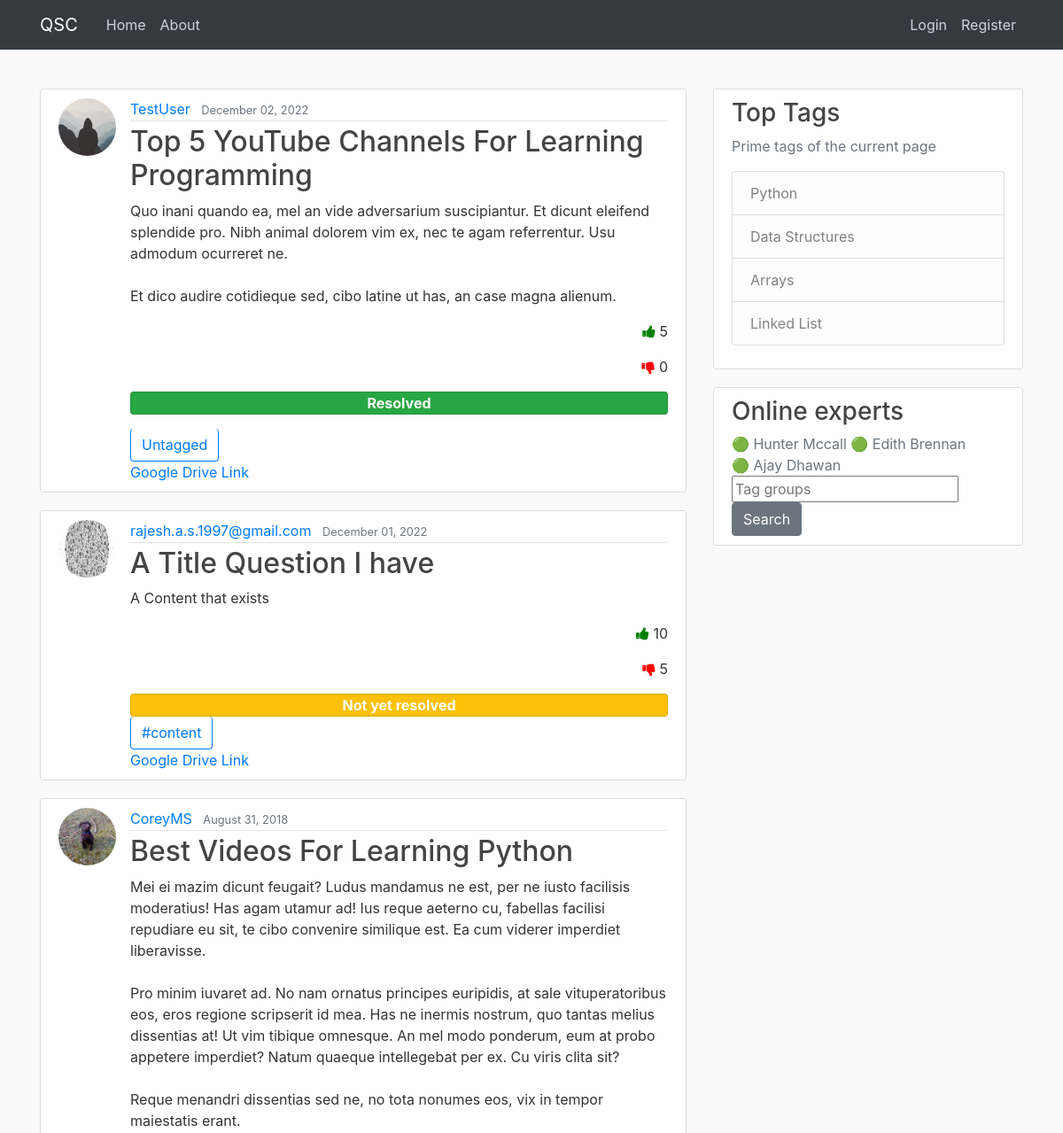
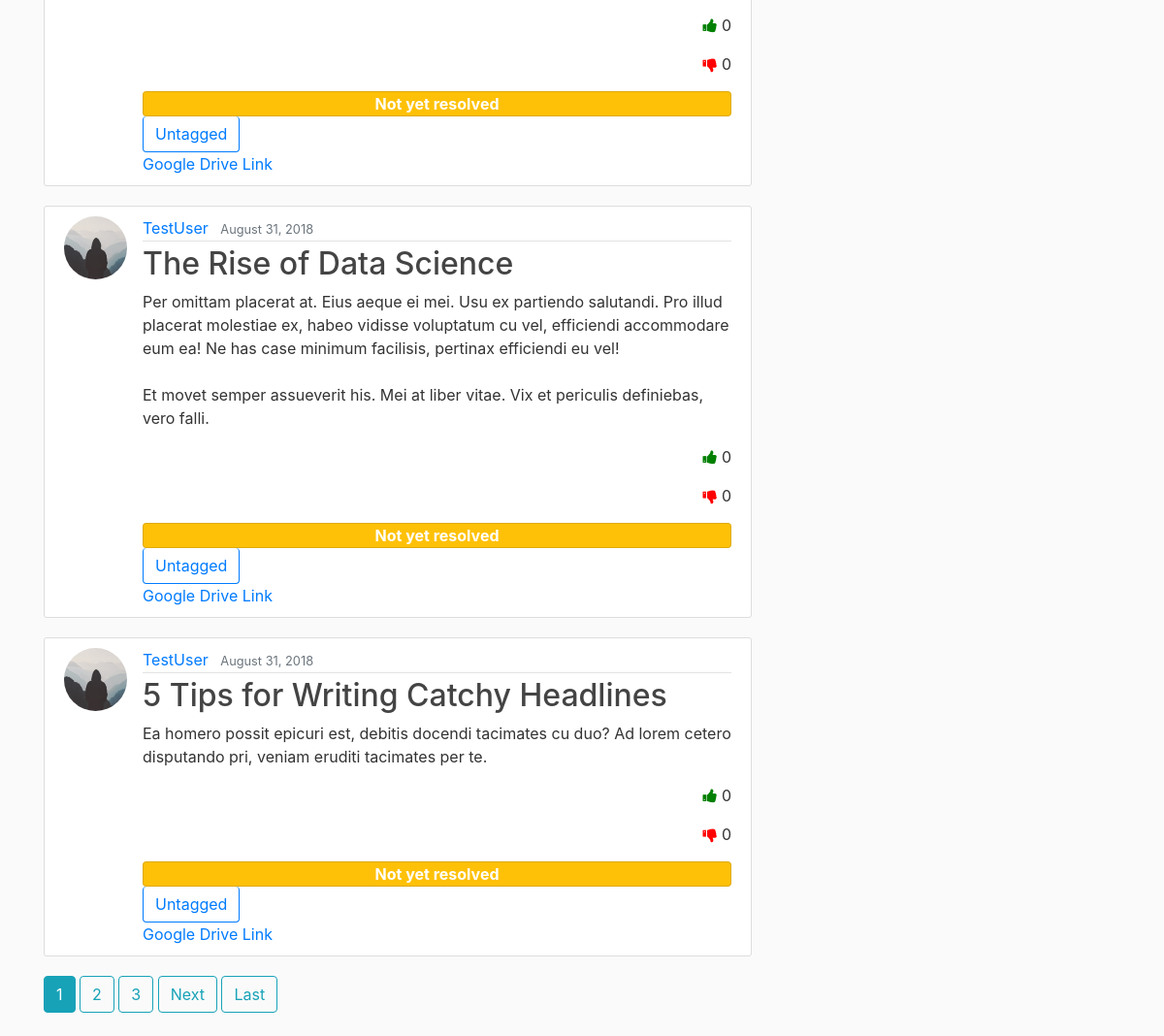
The app's page /, older data (2 pictures, top to bottom).
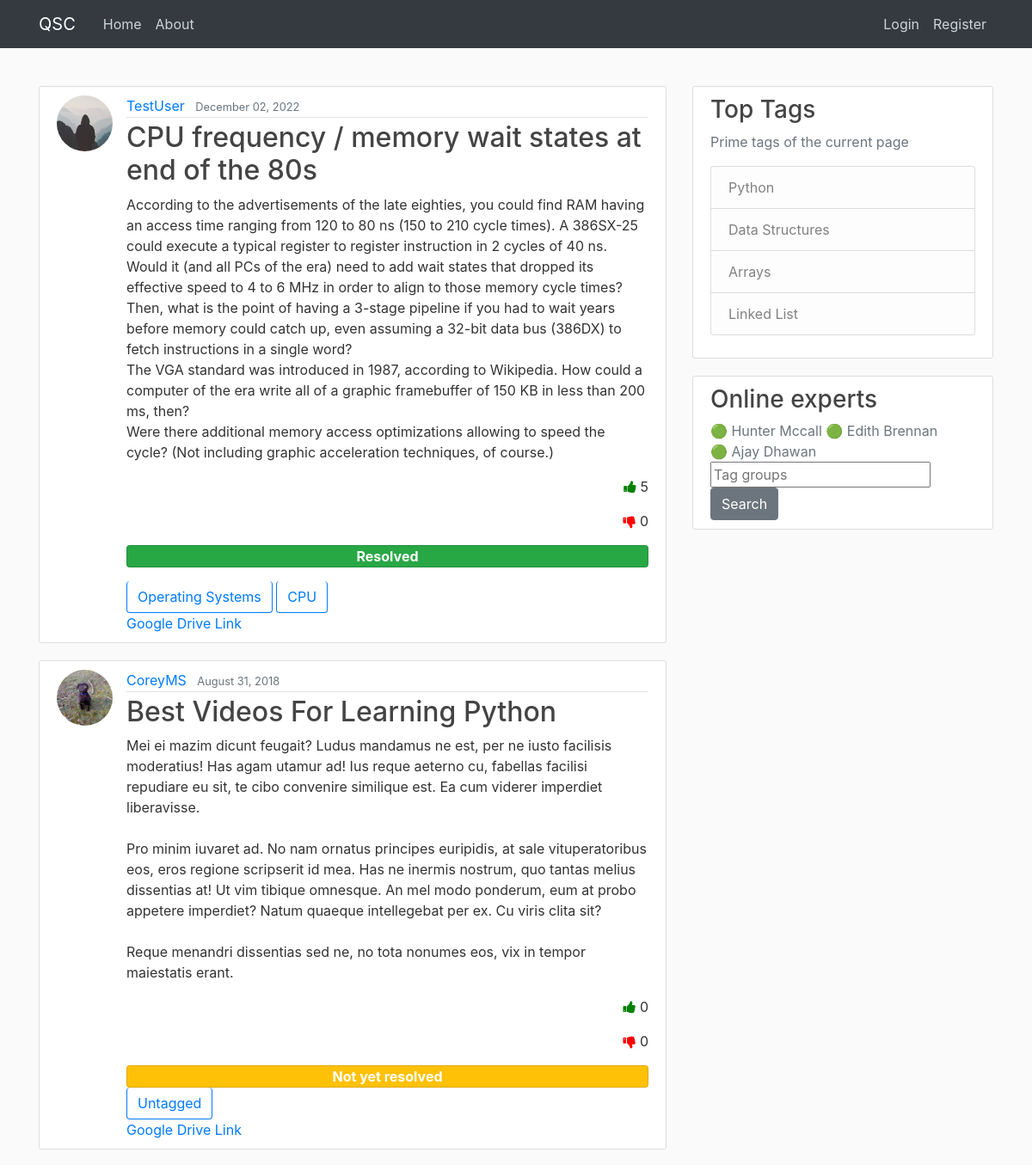
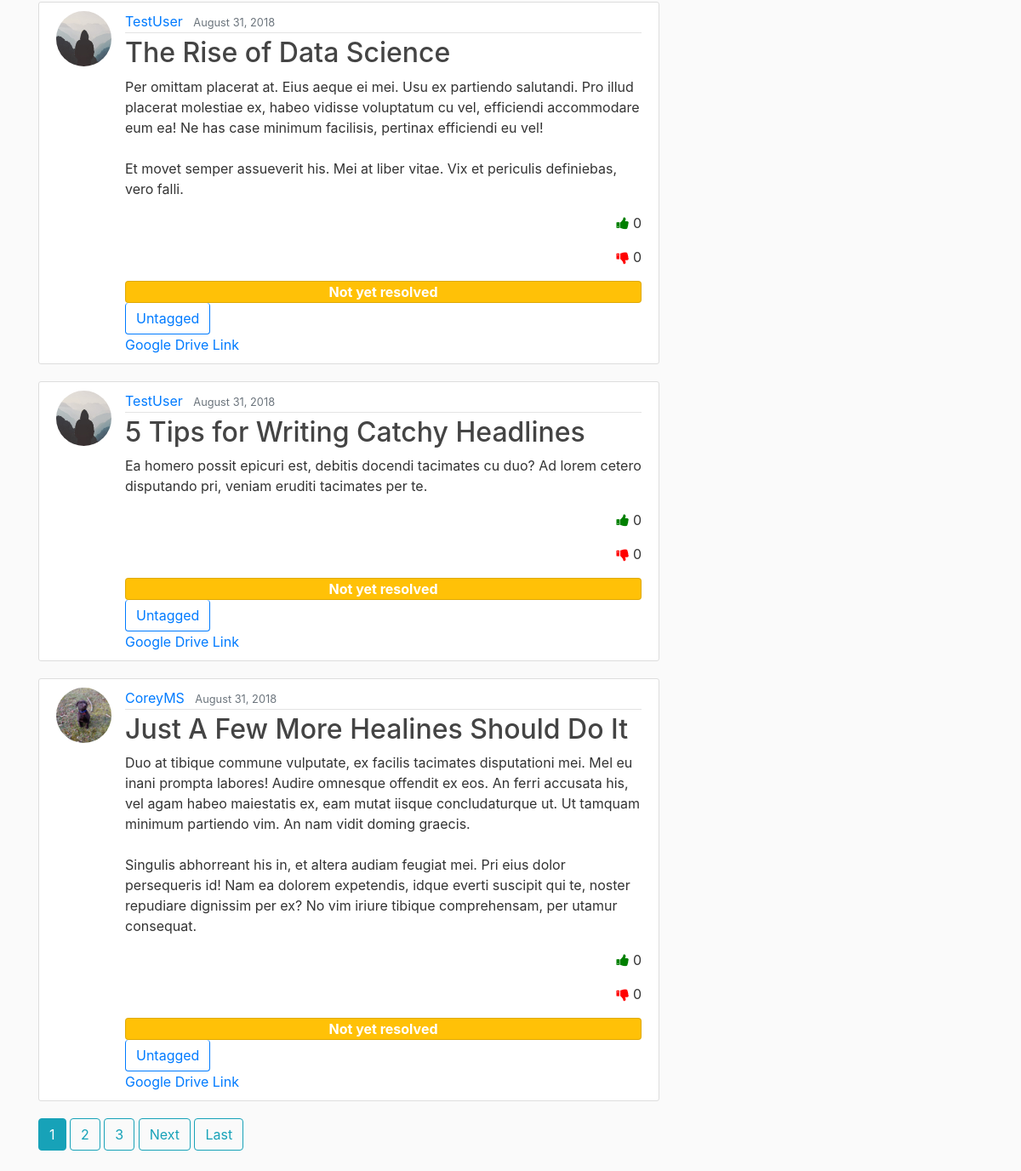
The same page, newer data (2 pictures, top to bottom).
### blog/models.py (models this page shows, shortened)
class Post(models.Model):
    title = models.CharField(max_length=100)
    content = models.TextField()
    date_posted = models.DateTimeField(default=timezone.now)
    author = models.ForeignKey(User, on_delete=models.CASCADE)
    likes = models.IntegerField(default=0)
    dislikes = models.IntegerField(default=0)
    resolved = models.BooleanField(default=False)
    tags = models.CharField(max_length=1000, default='Untagged')
    doc_link = models.URLField(max_length = 200, default = 'https://docs.google.com/document/d/1PYSkN38yVxokq8gk4exA5fiT-cmCdASpP5_weZ9ThLs/edit')

### users/models.py (models this page shows, shortened)
class Profile(models.Model):
    user = models.OneToOneField(User, on_delete=models.CASCADE)
    image = models.ImageField(default='default.jpg', upload_to='profile_pics')

### blog/views.py (the view)
# urls.py: path('', PostListView.as_view(), name='blog-home'),
class PostListView(ListView):
    model = Post
    def get_queryset(self, *args, **kwargs):
        qs = super(PostListView, self).get_queryset(*args, **kwargs)
        post_tags = list()
        print(type(qs))
        for post in qs:
            post.tags = post.tags.split(',')
        return qs
    template_name = 'blog/home.html'  # <app>/<model>_<viewtype>.html
    context_object_name = 'posts'
    ordering = ['-date_posted']
    paginate_by = 5

### blog/templates/blog/home.html (shortened to what this page needs)
{% extends "blog/base.html" %}
{% block content %}
    {% for post in posts %}
        <article class="media content-section">
          <img class="rounded-circle article-img" src="{{ post.author.profile.image.url }}">
          <div class="media-body">
            <div class="article-metadata">
              <a class="mr-2" href="{% url 'user-posts' post.author.username %}">{{ post.author }}</a>
              <small class="text-muted">{{ post.date_posted|date:"F d, Y" }}</small>
            </div>
            <h2><a class="article-title" href="{% url 'post-detail' post.id %}">{{ post.title }}</a></h2>
            <p class="article-content">{{ post.content }}</p>
            <div style="text-align: right;">
              <div>
                <p onclick="increaseLikeCount()">
                  <span style="color: green;"> <i class="fa fa-thumbs-up" aria-hidden="true"></i> </span>
                  <span id="like_count"> {{post.likes}} </span>
                </p>
              </div>
              <div>
                <p onclick="increaseDislikeCount()">
                  <span style="color: red;"> <i class="fa fa-thumbs-down" aria-hidden="true"></i> </span>
                  <span id="dislike_count"> {{post.dislikes}} </span>
                </p>
              </div>
              <div>
                {% if post.resolved %}
                <div class="card text-white bg-success mb-3 rounded text-center">
                  <b>Resolved</b>
                </div>
                {% else %}
                <div class="card text-white bg-warning rounded text-center">
                  <b>Not yet resolved</b>
                </div>
                {% endif %}
              </div>
            </div>
            <div>
              {% for tag in post.tags %}
              <span>
                <span class="btn btn-outline-primary border border-top-0 border-primary rounded">
                   {{tag}}
                </span>
              </span>
              {% endfor %}
            </div>
            <a href={{ post.doc_link }}>Google Drive Link</a>
          </div>
        </article>
    {% endfor %}
    {% if is_paginated %}
      {% for num in page_obj.paginator.page_range %}
        {% if page_obj.number == num %}
          <a class="btn btn-info mb-4" href="?page={{ num }}">{{ num }}</a>
        {% elif num > page_obj.number|add:'-3' and num < page_obj.number|add:'3' %}
          <a class="btn btn-outline-info mb-4" href="?page={{ num }}">{{ num }}</a>
        {% endif %}
      {% endfor %}
      {% if page_obj.has_next %}
        <a class="btn btn-outline-info mb-4" href="?page={{ page_obj.next_page_number }}">Next</a>
        <a class="btn btn-outline-info mb-4" href="?page={{ page_obj.paginator.num_pages }}">Last</a>
      {% endif %}
    {% endif %}
{% endblock content %}

### blog/templates/blog/base.html (shortened to what this page needs)
{% load static %}
<!DOCTYPE html>
<html>
<head>
    <link rel="stylesheet" href="https://maxcdn.bootstrapcdn.com/bootstrap/4.0.0/css/bootstrap.min.css">
    <link rel="stylesheet" type="text/css" href="{% static 'blog/main.css' %}">
    <link rel="stylesheet" href="https://maxcdn.bootstrapcdn.com/font-awesome/4.4.0/css/font-awesome.min.css">
	  <link href=
      "http://ajax.googleapis.com/ajax/libs/jqueryui/1.8.16/themes/ui-lightness/jquery-ui.css"
		  rel="stylesheet" type="text/css" />
</head>
<body style="padding-top: 20px;"></body>
    <header class="site-header">
      <nav class="navbar navbar-expand-md navbar-dark bg-dark fixed-top">
        <div class="container">
          <a class="navbar-brand mr-4" href="{% url 'blog-home' %}">QSC</a>
          <div class="collapse navbar-collapse" id="navbarToggle">
            <div class="navbar-nav mr-auto">
              <a class="nav-item nav-link" href="{% url 'blog-home' %}">Home</a>
              <a class="nav-item nav-link" href="{% url 'blog-about' %}">About</a>
            </div>
            <div class="navbar-nav">
              {% if user.is_authenticated %}
                <a class="nav-item nav-link" href="{% url 'post-create' %}">New Post</a>
                <a class="nav-item nav-link" href="{% url 'profile' %}">Profile</a>
                <a class="nav-item nav-link" href="{% url 'logout' %}">Logout</a>
              {% else %}
                <a class="nav-item nav-link" href="{% url 'login' %}">Login</a>
                <a class="nav-item nav-link" href="{% url 'register' %}">Register</a>
              {% endif %}
            </div>
          </div>
        </div>
      </nav>
    </header>
    <main role="main" class="container">
      <div class="row">
        <div class="col-md-8">
          {% block content %}{% endblock %}
        </div>
        {% if not registration %}
        <div class="col-md-4">
          <div class="content-section">
            <h3>Top Tags</h3>
            <p class='text-muted'> Prime tags of the current page
              <ul class="list-group">
                <li class="list-group-item list-group-item-light">Python</li>
                <li class="list-group-item list-group-item-light">Data Structures</li>
                <li class="list-group-item list-group-item-light">Arrays</li>
                <li class="list-group-item list-group-item-light">Linked List</li>
              </ul>
            </p>
          </div>
          <div class="content-section">
            <h3>Online experts</h3>
            <a class="text-muted" onclick="getProfile('hunter')">&#128994 Hunter Mccall</a>
            <a class="text-muted" onclick="getProfile('edith')">&#128994 Edith Brennan</a>
            <br />
            <a class="text-muted" onclick="getProfile('ajay')">&#128994 Ajay Dhawan</a>
            <input type="text" placeholder= "Tag groups" id="tags">
            <button type="button" class="btn btn-secondary" onclick="search()">Search</button>
          </div>
        </div>
        {% endif %}
      </div>
    </main>
</body>
</html>

### blog/static/blog/main.css (style rules this page uses)
body { background: #fafafa; color: #333333; margin-top: 5rem; }
h1, h2, h3, h4, h5, h6 { color: #444444; }
ul { margin: 0; }
.site-header .navbar-nav .nav-link { color: #cbd5db; }
.content-section { background: #ffffff; padding: 10px 20px; border: 1px solid #dddddd; border-radius: 3px; margin-bottom: 20px; }
.article-title { color: #444444; }
.article-content { white-space: pre-line; }
.article-img { height: 65px; width: 65px; margin-right: 16px; }
.article-metadata { padding-bottom: 1px; margin-bottom: 4px; border-bottom: 1px solid #e3e3e3 }

Row changes from the older to the newer data that the page shows:
removed Post: author.profile.image (picture), author "rajesh.a.s.1997@gmail.com", date_posted "December 01, 2022", title "A Title Question I have", content "A Content that exists", likes "10", dislikes "5", resolved "Not yet resolved", tags "#content"
changed Post: title "Top 5 YouTube Channels For Learning Programming" → "CPU frequency / memory wait states at end of the 80s"; content "Quo inani quando ea, mel an vide adversarium suscipiantur. Et dicunt eleifend splendide pro. Nibh animal dolorem vim ex, nec te agam referrentur. Usu admodum ocurreret ne. Et dico audire cotidieque sed, cibo latine ut has, an case magna alienum." → "According to the advertisements of the late eighties, you could find RAM having an access time ranging from 120 to 80 ns (150 to 210 cycle times). A 386SX-25 could execute a typical register to register instruction in 2 cycles of 40 ns. Would it (and all PCs of the era) need to add wait states that dropped its effective speed to 4 to 6 MHz in order to align to those memory cycle times? Then, what is the point of having a 3-stage pipeline if you had to wait years before memory could catch up, even assuming a 32-bit data bus (386DX) to fetch instructions in a single word? The VGA standard was introduced in 1987, according to Wikipedia. How could a computer of the era write all of a graphic…"
now on this page (row unchanged): Post: author.profile.image (picture), author "CoreyMS", date_posted "August 31, 2018", title "Just A Few More Healines Should Do It", content "Duo at tibique commune vulputate, ex facilis tacimates disputationi mei. Mel eu inani prompta labores! Audire omnesque offendit ex eos. An ferri accusata his, vel agam habeo maiestatis ex, eam mutat iisque concludaturque ut. Ut tamquam minimum partiendo vim. An nam vidit doming graecis. Singulis abhorreant his in, et altera audiam feugiat mei. Pri eius dolor persequeris id! Nam ea dolorem expetendis, idque everti suscipit qui te, noster repudiare dignissim per ex? No vim iriure tibique comprehensam, per utamur consequat.", likes "0", dislikes "0", resolved "Not yet resolved", tags "Untagged"
Text that changed along with them:
new list line: "Operating Systems"
new list line: "CPU"
list line gone: "Untagged"
